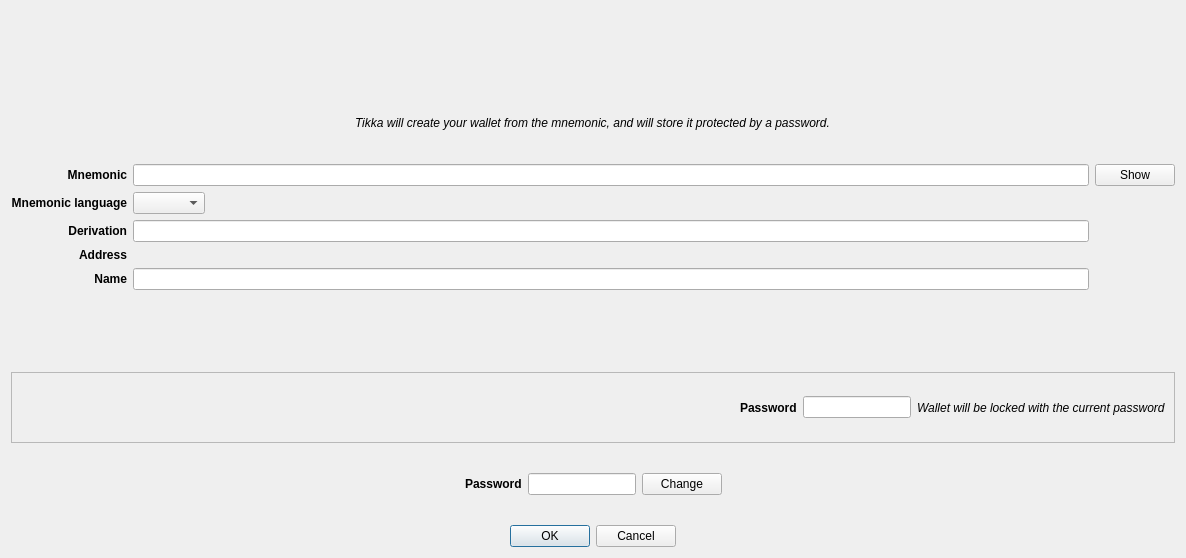
<?xml version="1.0" encoding="UTF-8"?>
<ui version="4.0">
 <class>AccountImportDialog</class>
 <widget class="QDialog" name="AccountImportDialog">
  <property name="geometry">
   <rect>
    <x>0</x>
    <y>0</y>
    <width>1186</width>
    <height>558</height>
   </rect>
  </property>
  <property name="windowTitle">
   <string>Import account</string>
  </property>
  <layout class="QVBoxLayout" name="verticalLayout">
   <item alignment="Qt::AlignHCenter">
    <widget class="QLabel" name="imagelabel">
     <property name="sizePolicy">
      <sizepolicy hsizetype="Preferred" vsizetype="Preferred">
       <horstretch>0</horstretch>
       <verstretch>0</verstretch>
      </sizepolicy>
     </property>
     <property name="minimumSize">
      <size>
       <width>0</width>
       <height>0</height>
      </size>
     </property>
     <property name="maximumSize">
      <size>
       <width>200</width>
       <height>200</height>
      </size>
     </property>
     <property name="sizeIncrement">
      <size>
       <width>0</width>
       <height>0</height>
      </size>
     </property>
     <property name="baseSize">
      <size>
       <width>0</width>
       <height>0</height>
      </size>
     </property>
     <property name="text">
      <string/>
     </property>
     <property name="pixmap">
      <pixmap resource="../../icons/tikka.slots.pyqt.resources.icons.index.qrc">:/images/safe_background</pixmap>
     </property>
     <property name="scaledContents">
      <bool>true</bool>
     </property>
     <property name="alignment">
      <set>Qt::AlignCenter</set>
     </property>
    </widget>
   </item>
   <item alignment="Qt::AlignHCenter">
    <widget class="QLabel" name="helpLabel">
     <property name="font">
      <font>
       <italic>true</italic>
      </font>
     </property>
     <property name="text">
      <string>Tikka will create your wallet from the mnemonic, and will store it protected by a password.</string>
     </property>
    </widget>
   </item>
   <item>
    <layout class="QGridLayout" name="gridLayout">
     <item row="6" column="0">
      <widget class="QLabel" name="nameLabel">
       <property name="font">
        <font>
         <weight>75</weight>
         <bold>true</bold>
        </font>
       </property>
       <property name="text">
        <string>Name</string>
       </property>
       <property name="alignment">
        <set>Qt::AlignRight|Qt::AlignTrailing|Qt::AlignVCenter</set>
       </property>
      </widget>
     </item>
     <item row="6" column="1">
      <widget class="QLineEdit" name="nameLineEdit">
       <property name="sizePolicy">
        <sizepolicy hsizetype="Preferred" vsizetype="Preferred">
         <horstretch>0</horstretch>
         <verstretch>0</verstretch>
        </sizepolicy>
       </property>
      </widget>
     </item>
     <item row="1" column="0">
      <widget class="QLabel" name="mnemonicLabel">
       <property name="font">
        <font>
         <weight>75</weight>
         <bold>true</bold>
        </font>
       </property>
       <property name="text">
        <string>Mnemonic</string>
       </property>
       <property name="alignment">
        <set>Qt::AlignRight|Qt::AlignTrailing|Qt::AlignVCenter</set>
       </property>
      </widget>
     </item>
     <item row="5" column="0">
      <widget class="QLabel" name="addressLabel">
       <property name="font">
        <font>
         <weight>75</weight>
         <bold>true</bold>
        </font>
       </property>
       <property name="text">
        <string>Address</string>
       </property>
       <property name="alignment">
        <set>Qt::AlignRight|Qt::AlignTrailing|Qt::AlignVCenter</set>
       </property>
      </widget>
     </item>
     <item row="1" column="1">
      <widget class="QLineEdit" name="mnemonicLineEdit">
       <property name="text">
        <string/>
       </property>
       <property name="echoMode">
        <enum>QLineEdit::Password</enum>
       </property>
       <property name="readOnly">
        <bool>false</bool>
       </property>
      </widget>
     </item>
     <item row="2" column="1">
      <widget class="QComboBox" name="mnemonicLanguageComboBox">
       <property name="sizePolicy">
        <sizepolicy hsizetype="Fixed" vsizetype="Preferred">
         <horstretch>0</horstretch>
         <verstretch>0</verstretch>
        </sizepolicy>
       </property>
      </widget>
     </item>
     <item row="2" column="0">
      <widget class="QLabel" name="mnemonicLanguageLabel">
       <property name="font">
        <font>
         <weight>75</weight>
         <italic>false</italic>
         <bold>true</bold>
        </font>
       </property>
       <property name="text">
        <string>Mnemonic language</string>
       </property>
       <property name="alignment">
        <set>Qt::AlignRight|Qt::AlignTrailing|Qt::AlignVCenter</set>
       </property>
      </widget>
     </item>
     <item row="4" column="1">
      <widget class="QLineEdit" name="derivationLineEdit">
       <property name="enabled">
        <bool>true</bool>
       </property>
      </widget>
     </item>
     <item row="4" column="0">
      <widget class="QLabel" name="derivationLabel">
       <property name="font">
        <font>
         <weight>75</weight>
         <bold>true</bold>
        </font>
       </property>
       <property name="text">
        <string>Derivation</string>
       </property>
       <property name="alignment">
        <set>Qt::AlignRight|Qt::AlignTrailing|Qt::AlignVCenter</set>
       </property>
      </widget>
     </item>
     <item row="5" column="1">
      <widget class="QLabel" name="addressValueLabel">
       <property name="text">
        <string/>
       </property>
      </widget>
     </item>
     <item row="1" column="2">
      <widget class="QPushButton" name="showButton">
       <property name="text">
        <string>Show</string>
       </property>
      </widget>
     </item>
    </layout>
   </item>
   <item>
    <widget class="QLabel" name="errorLabel">
     <property name="styleSheet">
      <string notr="true">color: red</string>
     </property>
     <property name="text">
      <string/>
     </property>
     <property name="alignment">
      <set>Qt::AlignCenter</set>
     </property>
    </widget>
   </item>
   <item>
    <widget class="QFrame" name="storedPasswordFrame">
     <property name="frameShape">
      <enum>QFrame::StyledPanel</enum>
     </property>
     <property name="frameShadow">
      <enum>QFrame::Raised</enum>
     </property>
     <layout class="QHBoxLayout" name="horizontalLayout">
      <item>
       <spacer name="horizontalSpacer_4">
        <property name="orientation">
         <enum>Qt::Horizontal</enum>
        </property>
        <property name="sizeHint" stdset="0">
         <size>
          <width>40</width>
          <height>20</height>
         </size>
        </property>
       </spacer>
      </item>
      <item alignment="Qt::AlignRight">
       <widget class="QLabel" name="storedPasswordLabel">
        <property name="font">
         <font>
          <weight>75</weight>
          <bold>true</bold>
         </font>
        </property>
        <property name="text">
         <string>Password</string>
        </property>
       </widget>
      </item>
      <item alignment="Qt::AlignHCenter">
       <widget class="QLineEdit" name="storedpasswordLineEdit">
        <property name="sizePolicy">
         <sizepolicy hsizetype="Fixed" vsizetype="Fixed">
          <horstretch>0</horstretch>
          <verstretch>0</verstretch>
         </sizepolicy>
        </property>
        <property name="maxLength">
         <number>20</number>
        </property>
        <property name="echoMode">
         <enum>QLineEdit::Password</enum>
        </property>
        <property name="alignment">
         <set>Qt::AlignCenter</set>
        </property>
        <property name="readOnly">
         <bool>true</bool>
        </property>
       </widget>
      </item>
      <item alignment="Qt::AlignLeft">
       <widget class="QLabel" name="storedPasswordHintLabel">
        <property name="font">
         <font>
          <italic>true</italic>
         </font>
        </property>
        <property name="text">
         <string>Wallet will be locked with the current password</string>
        </property>
       </widget>
      </item>
     </layout>
    </widget>
   </item>
   <item>
    <widget class="QFrame" name="passwordFrame">
     <layout class="QHBoxLayout" name="passwordlLayout">
      <item>
       <spacer name="horizontalSpacer">
        <property name="orientation">
         <enum>Qt::Horizontal</enum>
        </property>
        <property name="sizeHint" stdset="0">
         <size>
          <width>40</width>
          <height>20</height>
         </size>
        </property>
       </spacer>
      </item>
      <item>
       <widget class="QLabel" name="passwordLabel">
        <property name="sizePolicy">
         <sizepolicy hsizetype="Fixed" vsizetype="Preferred">
          <horstretch>0</horstretch>
          <verstretch>0</verstretch>
         </sizepolicy>
        </property>
        <property name="sizeIncrement">
         <size>
          <width>0</width>
          <height>0</height>
         </size>
        </property>
        <property name="font">
         <font>
          <weight>75</weight>
          <bold>true</bold>
         </font>
        </property>
        <property name="text">
         <string>Password</string>
        </property>
        <property name="alignment">
         <set>Qt::AlignLeading|Qt::AlignLeft|Qt::AlignVCenter</set>
        </property>
       </widget>
      </item>
      <item>
       <widget class="QLineEdit" name="passwordLineEdit">
        <property name="sizePolicy">
         <sizepolicy hsizetype="Fixed" vsizetype="Fixed">
          <horstretch>0</horstretch>
          <verstretch>0</verstretch>
         </sizepolicy>
        </property>
        <property name="maxLength">
         <number>20</number>
        </property>
        <property name="alignment">
         <set>Qt::AlignCenter</set>
        </property>
        <property name="readOnly">
         <bool>true</bool>
        </property>
       </widget>
      </item>
      <item>
       <widget class="QPushButton" name="passwordChangeButton">
        <property name="sizePolicy">
         <sizepolicy hsizetype="Fixed" vsizetype="Fixed">
          <horstretch>0</horstretch>
          <verstretch>0</verstretch>
         </sizepolicy>
        </property>
        <property name="text">
         <string>Change</string>
        </property>
        <property name="icon">
         <iconset resource="../../icons/tikka.slots.pyqt.resources.icons.index.qrc">
          <normaloff>:/icons/refresh_icon</normaloff>:/icons/refresh_icon</iconset>
        </property>
       </widget>
      </item>
      <item>
       <spacer name="horizontalSpacer_2">
        <property name="orientation">
         <enum>Qt::Horizontal</enum>
        </property>
        <property name="sizeHint" stdset="0">
         <size>
          <width>40</width>
          <height>20</height>
         </size>
        </property>
       </spacer>
      </item>
     </layout>
    </widget>
   </item>
   <item alignment="Qt::AlignHCenter">
    <widget class="QDialogButtonBox" name="buttonBox">
     <property name="orientation">
      <enum>Qt::Horizontal</enum>
     </property>
     <property name="standardButtons">
      <set>QDialogButtonBox::Cancel|QDialogButtonBox::Ok</set>
     </property>
    </widget>
   </item>
  </layout>
 </widget>
 <tabstops>
  <tabstop>mnemonicLineEdit</tabstop>
  <tabstop>mnemonicLanguageComboBox</tabstop>
  <tabstop>derivationLineEdit</tabstop>
  <tabstop>nameLineEdit</tabstop>
  <tabstop>storedpasswordLineEdit</tabstop>
  <tabstop>passwordLineEdit</tabstop>
  <tabstop>passwordChangeButton</tabstop>
  <tabstop>showButton</tabstop>
 </tabstops>
 <resources>
  <include location="../../icons/tikka.slots.pyqt.resources.icons.index.qrc"/>
 </resources>
 <connections>
  <connection>
   <sender>buttonBox</sender>
   <signal>accepted()</signal>
   <receiver>AccountImportDialog</receiver>
   <slot>accept()</slot>
   <hints>
    <hint type="sourcelabel">
     <x>248</x>
     <y>254</y>
    </hint>
    <hint type="destinationlabel">
     <x>157</x>
     <y>274</y>
    </hint>
   </hints>
  </connection>
  <connection>
   <sender>buttonBox</sender>
   <signal>rejected()</signal>
   <receiver>AccountImportDialog</receiver>
   <slot>reject()</slot>
   <hints>
    <hint type="sourcelabel">
     <x>316</x>
     <y>260</y>
    </hint>
    <hint type="destinationlabel">
     <x>286</x>
     <y>274</y>
    </hint>
   </hints>
  </connection>
 </connections>
</ui>
